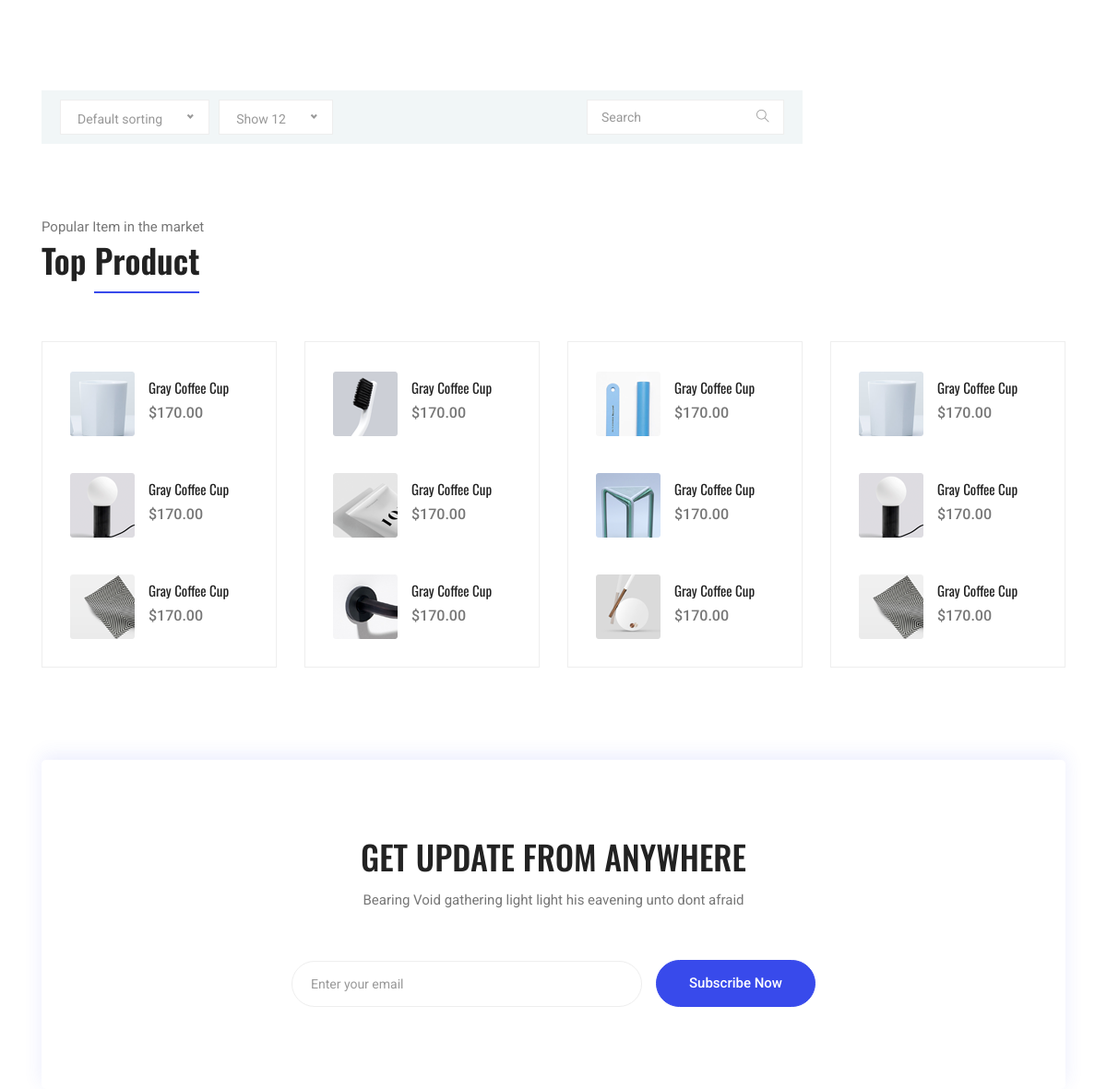
The page /shop/ on the database as committed earlier.
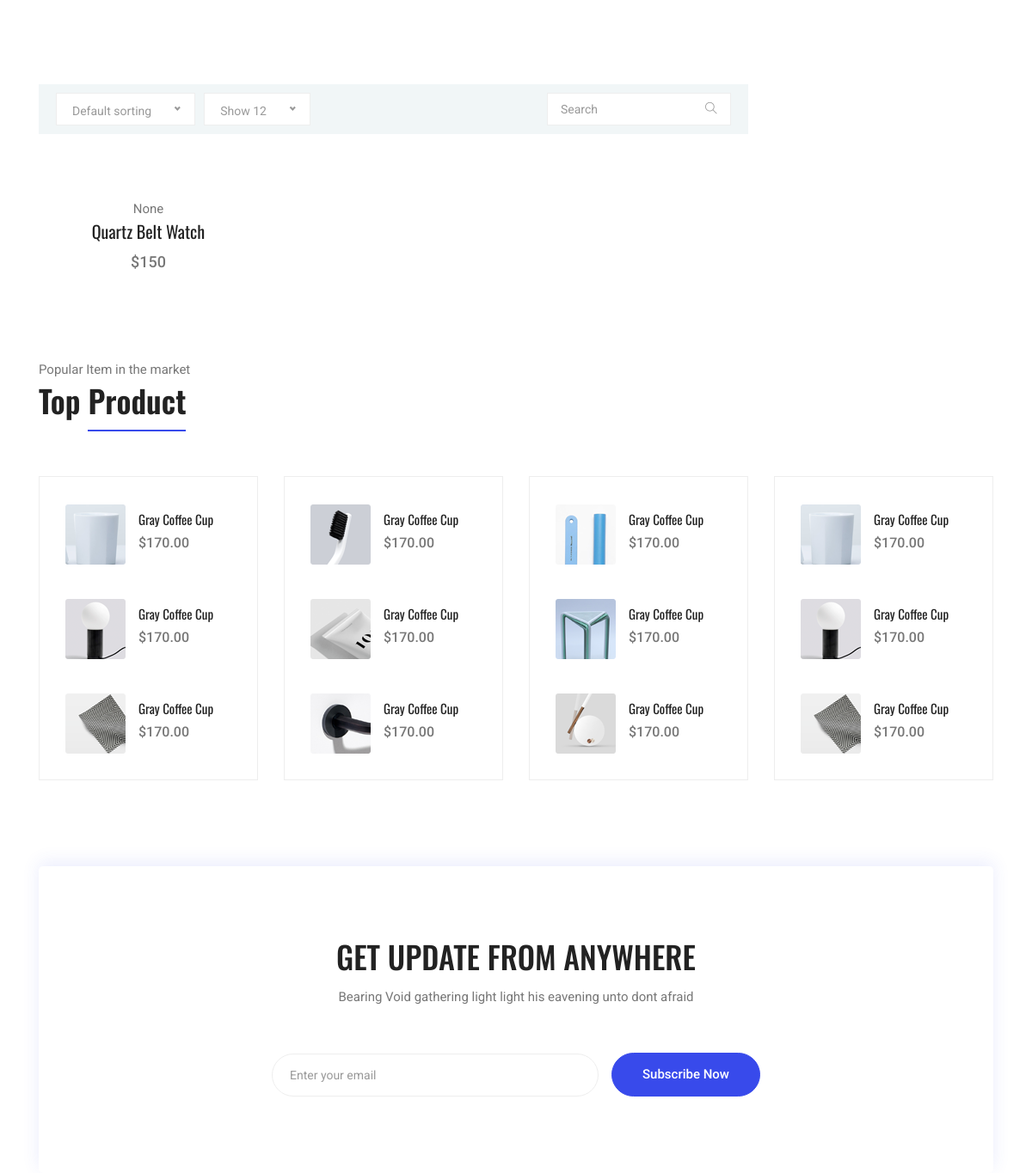
The same page on the database as committed later.
### shop/models.py (models this page shows, shortened)
class Product(models.Model):
    COLOR_CHOICES = (
        ('B', 'Black'),
        ('Y', 'Yellow'),
        ('W', 'White'),
        ('A', 'Aqua'),
        ('G', 'Green'),
        ('BL', 'Blue')
    )
    title = models.CharField(max_length=25)
    brand = models.ForeignKey(ProductBrand, on_delete=models.CASCADE, null=True, blank=True)
    color = models.CharField(max_length=10, choices=COLOR_CHOICES)
    image = models.ImageField(upload_to='images', null=True, blank=True)
    price = models.IntegerField()
    description = models.TextField(db_index=True)
    create_date = models.DateField(null=True)
    slug = models.SlugField(default="", null=False, db_index=True, blank=True, max_length=200, unique=True,
                            verbose_name='slug title')
    category = models.ManyToManyField(ProductCategory)
    is_active = models.BooleanField(default=False, verbose_name='active')
    class Meta:
        verbose_name = 'product'
        verbose_name_plural = 'products'

### shop/views.py (the view)
# urls.py: path('', views.products.as_view(), name='products-page'),
class products(ListView):
    model = Product
    context_object_name = 'products'
    template_name = 'shop/products.html'
    ordering = ['-create_date']
    def get_context_data(self, **kwargs):
        context = super(products, self).get_context_data()
        return context

### shop/templates/shop/products.html (shortened to what the changed rows need)
{% extends 'base.html' %}
{% load render_partial %}
{% load thumbnail %}
{% block content %}
  <section class="section-margin--small mb-5">
    <div class="container">
      <div class="row">
        <div class="col-xl-9 col-lg-8 col-md-7">
          <section class="lattest-product-area pb-40 category-list">
            <div class="row">
                {% for product in products %}
              <div class="col-md-6 col-lg-4">
                <div class="card text-center card-product">
                  <div class="card-product__img">
                  </div>
                  <div class="card-body">
                    <p>{{ product.brand }}</p>
                    <h4 class="card-product__title"><a href="{% url 'product-detail' slug=product.slug %}">{{ product.title }}</a></h4>
                    <p class="card-product__price">${{ product.price }}</p>
                  </div>
                </div>
              </div>
                {% endfor %}
            </div>
          </section>
        </div>
      </div>
    </div>
  </section>
	<section class="related-product-area">
		<div class="container">
			<div class="section-intro pb-60px">
        <h2>Top <span class="section-intro__style">Product</span></h2>
      </div>
		</div>
	</section>
{% endblock content %}

Rows that differ between the two databases and show on the page:
added Product: brand "None", title "Quartz Belt Watch", price "150"
